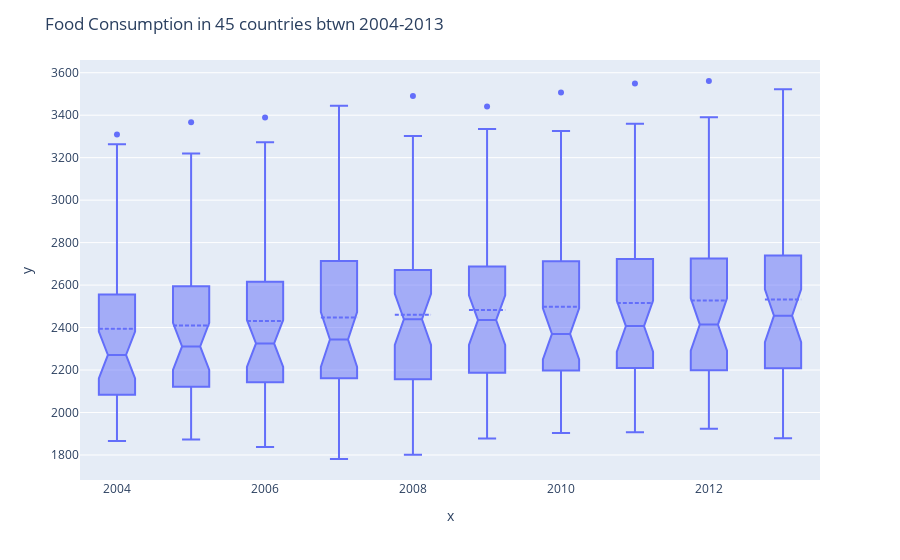

Here is the notebook cell this chart was saved with:
### Code cell
data4=supply
df = px.data.tips()
fig=px.box(df, x=data.Year, y=data['Value'])
fig.update_traces(quartilemethod="linear",notched=True , boxmean=True)
fig.update_layout(title="Food Consumption in 45 countries btwn 2004-2013")
fig.show()

### Figure 1 — Plotly figure (JSON) as saved in the notebook; plotly's stock layout.template omitted (floating-point values rounded to 4 significant figures; data arrays with more than 128 entries replaced by an {"elided": "..."} marker saying what was removed)
{"data": [{"alignmentgroup": "True", "boxmean": true, "hovertemplate": "x=%{x}<br>y=%{y}<extra></extra>", "legendgroup": "", "marker": {"color": "#636efa"}, "name": "", "notched": true, "offsetgroup": "", "orientation": "v", "quartilemethod": "linear", "showlegend": false, "type": "box", "x": {"elided": "450 str values"}, "x0": " ", "xaxis": "x", "y": {"elided": "450 int values"}, "y0": " ", "yaxis": "y"}], "layout": {"boxmode": "group", "legend": {"tracegroupgap": 0}, "margin": {"t": 60}, "title": {"text": "Food Consumption in 45 countries btwn 2004-2013"}, "xaxis": {"anchor": "y", "domain": [0, 1], "title": {"text": "x"}}, "yaxis": {"anchor": "x", "domain": [0, 1], "title": {"text": "y"}}}}
